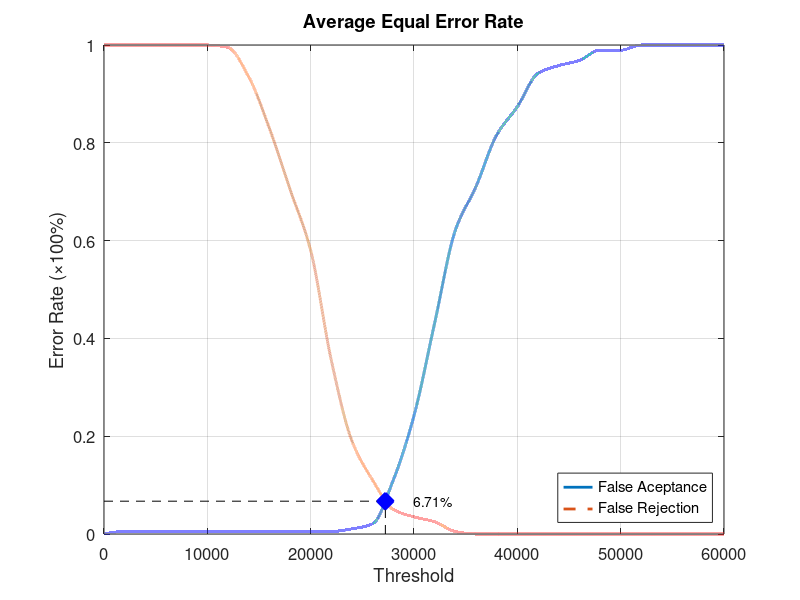
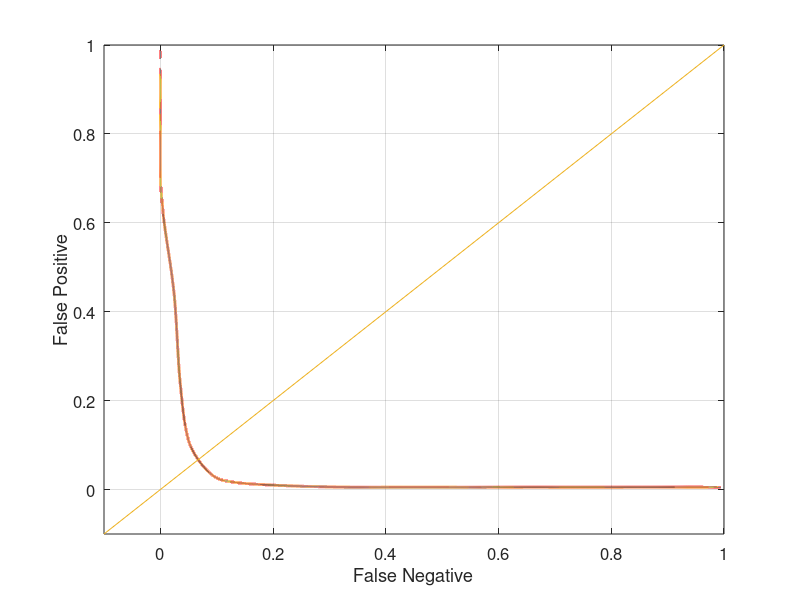

The MATLAB source for these figures, in order:
function yEER = Database3_3
close all;
clear;
clc;
x = 0:2000:60000;
xq = 0:0.5:60000;

y0 = [0 0.00526316 0.00526316 0.00526316 0.00526316 0.00526316 0.00526316 0.00526316 0.00526316 0.00526316 0.00526316 0.00526316 0.0105263 0.0210526 0.110526 0.242105 0.431579 0.621053 0.710526 0.815789 0.873684 0.942105 0.957895 0.968421 0.989474 0.989474 1 1 1 1 1];
yy0 = interp1(x, y0, xq, 'pchip');
y1 = [1 1 1 1 1 1 0.995 0.935 0.83 0.705 0.58 0.355 0.19 0.11 0.05 0.035 0.025 0.005 0 0 0 0 0 0 0 0 0 0 0 0 0];
yy1 = interp1(x, y1, xq, 'pchip');

% Calculating EER: 
y2 = abs(y0 - y1);
find(y2 == min(y2))
yy2 = abs(yy0 - yy1);
xEER = find(yy2 == min(yy2));
xEERIndex = xq(xEER) % X-axis EER
yEER = yy0(xEER) % Y-axis EER

main = figure
plot(xq, yy0,'-','LineWidth', 2);	hold on
plot(xq, yy1,'--','LineWidth', 2);	hold on
plot([xEERIndex xEERIndex], [0 yEER], 'k--');	hold on
plot([0 xEERIndex], [yEER yEER], 'k--');	hold on
plot(xEERIndex, yEER, 'bx', 'LineWidth', 10);	hold on
text(xEERIndex + 10 * xEERIndex / 100, yEER, [num2str(round((10000 * yEER)) / 100) '%'])
legend('False Aceptance', 'False Rejection', 'Location', 'SouthEast')
xlabel('Threshold')
ylabel('Error Rate (\times100%)')
title('Average Equal Error Rate')
set(gca, 'FontSize', 12)
axis([0 60000 0 1])
grid on

print(main, 'Database3_3Main', '-dpng');
FNRxFPR = figure('Color', [1 1 1]);
plot(yy1, yy0, '-', yy1, yy0, 'LineWidth', 2);
hold on
y = -0.1:0.1:1
plot(y, y); 
set(gca, 'FontSize', 12)
xlabel('False Negative')
ylabel('False Positive')
axis([-0.1 1 -0.1 1])
set(gca, 'FontSize', 12)
grid on

print(FNRxFPR, 'Database3_3FNRxFPR','-dpng');
end
